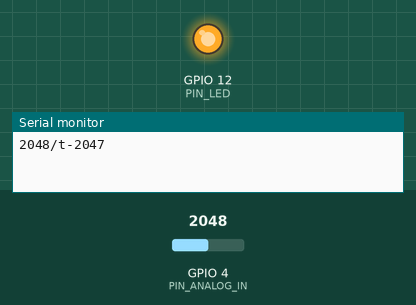
Bench run of a sketch on a simulated ESP32. Parts: output pins drawn as LEDs (lit = HIGH), the last lines printed to the serial monitor. Inputs (shaded band) come from the test bench; at power-on: GPIO 4 (PIN_ANALOG_IN) = 2048.

Above: at 1.2 s.
1.3 s: GPIO 4 (PIN_ANALOG_IN) set to 491
At 2.5 s:
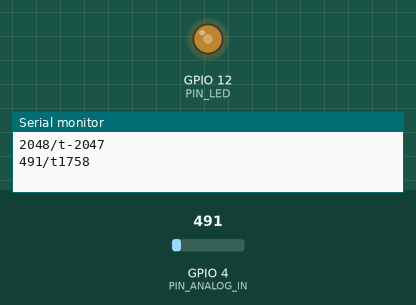
2.8 s: GPIO 4 (PIN_ANALOG_IN) set to 1228
At 3.9 s:
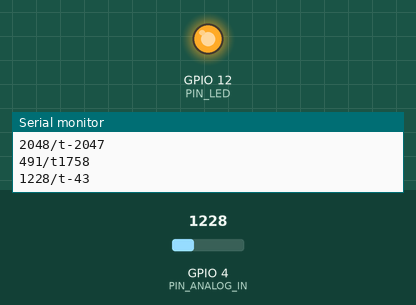
Timing chart, 0 to 5.8 s (numbered marks = the images above; inputs shaded):
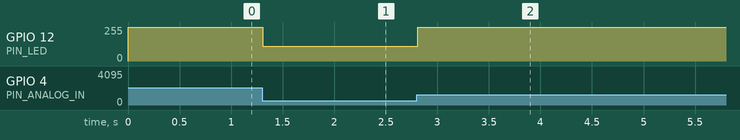

The sketch:

NightLight-LED.ino
```cpp
/**********************************************************************
  Filename    : NightLamp
  Description : Controlling the brightness of LED by photoresistor.
  Auther      : www.freenove.com
  Modification: 2024/06/18
**********************************************************************/
#define PIN_ANALOG_IN   4
#define PIN_LED         12
#define CHAN            0
#define LIGHT_MIN       372
#define LIGHT_MAX       2048
void setup() {
  ledcAttachChannel(PIN_LED, 1000, 12, CHAN);
  Serial.begin(9600);
}

int oldADC = 0;

void loop() {
  int adcVal = analogRead(PIN_ANALOG_IN); //read adc
  int pwmVal = 2048-map(constrain(adcVal, LIGHT_MIN, LIGHT_MAX), LIGHT_MIN, LIGHT_MAX, 0, 4095);  // adcVal re-map to pwmVal
  ledcWrite(PIN_LED, pwmVal);    // set the pulse width.
  delay(10);

  if (oldADC != adcVal) {
    oldADC = adcVal;
    Serial.print(adcVal);
    Serial.print("/t");
    Serial.println(pwmVal);
  }

}
```

Measured:
- after the input at 1.3 s, GPIO 12 (PIN_LED): 255/255 → 109/255 at once
- after the input at 2.8 s, GPIO 12 (PIN_LED): 109/255 → 255/255 at once
